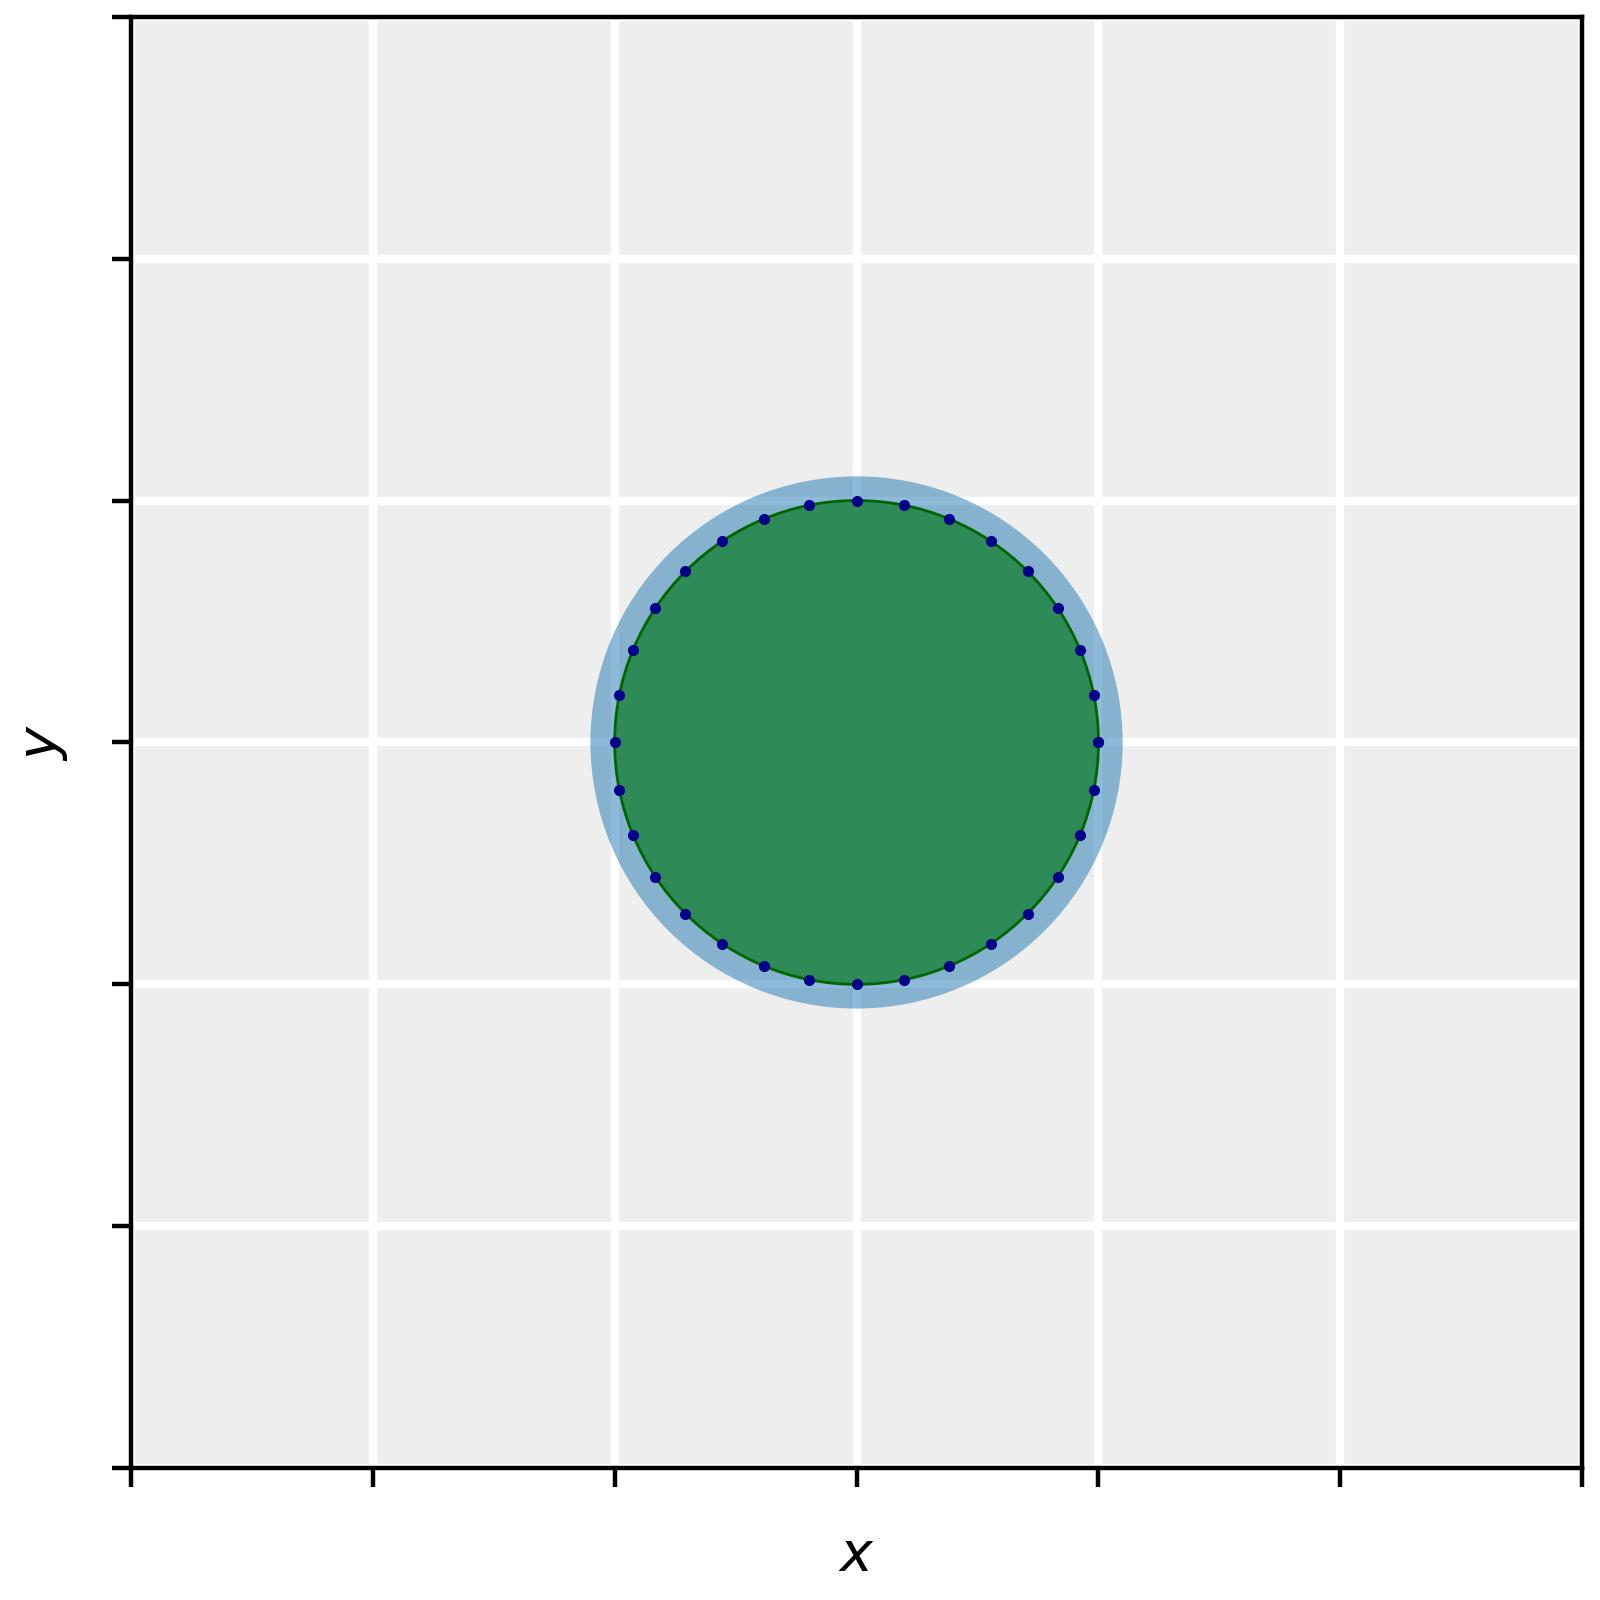

Recreate this plot in Python.

import sys
from matplotlib import colors, pyplot as plt
import numpy as np


sys.path.append("/Users/timdewild/Library/CloudStorage/GoogleDrive-t.w.j.de.wild@rug.nl/Mijn Drive/Digital Demos/AnimationClass/src/")

from matnimation.artist.static.static_circle import StaticCircle
from matnimation.canvas.single_canvas import SingleCanvas
from matnimation.artist.static.static_text import StaticText
from matnimation.artist.static.static_polygon import StaticPolygon
from matnimation.artist.static.static_scatter import StaticScatter
from matnimation.artist.static.static_quiver import StaticQuiver
from matnimation.tides_forces.tides import Tides




#--- Global constants ---#
radius_earth = 1
ocean_scaling = 1.1
distance_earth_moon = 5

#--- Tidal force due to moon on earth ---#
dth = np.pi/16
theta_vectors = np.arange(0,2*np.pi+dth, dth)

tides = Tides(
    radius_earth = radius_earth,
    ocean_scaling = ocean_scaling,
    distance_earth_moon = distance_earth_moon
)
tides.generate_tidal_bulges()

x_vectors = radius_earth * np.cos(theta_vectors)
y_vectors = radius_earth * np.sin(theta_vectors)

F_tidal_moon_x, F_tidal_moon_y = tides.tidal_force_moon(theta_vectors, tides.t[0], scale = 1)

#--- Tidal bulges due to moon on earth ---#
x_bulge_moon, y_bulge_moon = tides.generate_tidal_bulges(body = 'moon')



#--- Define Canvas ---#

canvas = SingleCanvas(
    (4,4),
    400,
    [],
    [-3, 3, -3, 3],      #[-3, 3, -3, 3] [-2, 6, -4, 4]
    ['$x$','$y$']
)

canvas.set_axis_properties(
    aspect = 'equal', 
    xticklabels = [], 
    yticklabels = [],
    #title = "Frame: Earth Center of Mass"
    )

#--- Define earth and ocean ---#

earth = StaticCircle(
    name = 'Earth (equator slice)', 
    radius = radius_earth,
    xy_center = (0., 0.)
)

earth.set_styling_properties(
    facecolor = 'seagreen',
    edgecolor = 'darkgreen',
    linewidth = 0.5,
    zorder = 3
    )

canvas.add_artist(earth)

ocean = StaticCircle(
    name = 'Ocean', 
    radius = ocean_scaling * radius_earth,
    xy_center = (0., 0.)
)

# ocean = StaticPolygon(
#     'ocean',
#     x_data = x_bulge_moon[:,0],
#     y_data = y_bulge_moon[:,0]
# )

ocean.set_styling_properties(
    facecolor = colors.to_rgba('tab:blue', 0.5), 
    zorder = 2
)

canvas.add_artist(ocean)

# ocean_no_tides = StaticCircle(
#     'ocean no tides',
#     radius = ocean_scaling * radius_earth,
#     xy_center = (0,0)
# )

# ocean_no_tides.set_styling_properties(
#     linewidth = 0.5,
#     linestyle = 'dotted',
#     edgecolor = 'k',
#     facecolor = 'None'
# )

# canvas.add_artist(ocean_no_tides)

#--- ABC forces on earth due to moon ---#
scale = 1.333

y_offset = 0.04

x_vec = np.array([-1, 0, 1])
y_vec = np.array([0, 0, 0])

force_moon_x_vec = np.array([0.5, 1, 1.5])
force_moon_y_vec = np.zeros_like(y_vec)

tidal_force_x_vec = force_moon_x_vec - np.ones_like(force_moon_x_vec)
tidal_force_y_vec = force_moon_y_vec

force_com_x = force_moon_x_vec[1] * np.ones_like(force_moon_x_vec)
force_com_y = force_moon_y_vec[1] * np.ones_like(force_moon_y_vec)

#--- Gravitational force due to moon on ABC ---#

# force_moon = StaticQuiver(
#     name = '$\\vec{F}_G^\\mathrm{(moon)}$',
#     x_data = x_vec,
#     y_data = y_vec,
#     Fx_data = force_moon_x_vec,
#     Fy_data = force_moon_y_vec, 
#     scale = scale,
#     scale_units = 'xy',
#     width = 0.005, 
#     color = 'darkorange'
# )

# canvas.add_artist(force_moon, in_legend=True)

# force_moon.set_styling_properties(
#     zorder = 4
# )

#--- Subtract gravitational force at B (center of mass) ---#

# force_com_sub = StaticQuiver(
#     name = '$-\\vec{F}_B^\\mathrm{(moon)}$',
#     x_data = x_vec,
#     y_data = y_vec + y_offset,
#     Fx_data = -force_com_x,
#     Fy_data = -force_com_y, 
#     scale = scale,
#     scale_units = 'xy',
#     width = 0.005, 
#     color = 'darkred'
# )

# canvas.add_artist(force_com_sub, in_legend = True)

# force_com_sub.set_styling_properties(
#     zorder = 4
# )

#--- Tidal force at ABC ---#

# tidal_force_moon_ABC = StaticQuiver(
#     name = "$\\vec{F}_\\mathrm{tid}^\\mathrm{(moon)}$",
#     x_data = x_vec,
#     y_data = y_vec,
#     Fx_data = tidal_force_x_vec,
#     Fy_data = tidal_force_y_vec, 
#     scale = 1.333,
#     scale_units = 'xy',
#     width = 0.005, 
#     color = 'darkblue'
# )

# canvas.add_artist(tidal_force_moon_ABC, in_legend = True)

# tidal_force_moon_ABC.set_styling_properties(
#     zorder = 4
# )

#--- ABC points to introduce tidal field

# points_ABC = StaticScatter(
#     name='ABC',
#     x_data = x_vec,
#     y_data = y_vec,

# )

# points_ABC.set_styling_properties(
#     color = 'darkblue',
#     markersize = 5,
#     zorder = 4
# )

# canvas.add_artist(points_ABC)

# for i, label_name in enumerate(['$A$','$B$','$C$']):
#     label = StaticText(name = label_name, xy_center = (x_vec[i],y_vec[i]-0.2))

#     label.set_styling_properties(
#         horizontalalignment = 'center',
#         verticalalignment = 'top',
#         zorder = 4, 
#         fontsize = 8,
#         color = 'k'
#     )

#     canvas.add_artist(label)

#--- Tidal force at points around equator ---#

tidal_forces_scatter = StaticScatter(
    'tidal forces scatter',
    x_data = x_vectors,
    y_data = y_vectors
)

tidal_forces_scatter.set_styling_properties(
    zorder = 4,
    markersize = 2, #5
    color  = 'darkblue'
)

canvas.add_artist(tidal_forces_scatter)

# tidal_forces_moon = StaticQuiver(
#     name = "$\\vec{F}_\\mathrm{tid}^\\mathrm{(moon)}$",
#     x_data = x_vectors,
#     y_data = y_vectors,
#     Fx_data = F_tidal_moon_x,
#     Fy_data = F_tidal_moon_y,
#     scale = 20,
#     scale_units = 'xy', 
#     color = 'darkblue',
#     width = 0.003 #0.005
# )

# canvas.add_artist(tidal_forces_moon, in_legend = True)

# tidal_forces_moon.set_styling_properties(
#     zorder = 4
# )

#--- Moon and its orbit ---#

moon_orbit = StaticCircle(
    name = 'Moon orbit',
    radius = distance_earth_moon,
    xy_center = (0,0),
) 

moon_orbit.set_styling_properties(
    edgecolor = 'darkgrey',
    facecolor = 'None',
    linewidth = 0.75
)

moon = StaticCircle(
    name = 'Moon',
    radius = 0.35,
    xy_center = (distance_earth_moon,0)
)

moon.set_styling_properties(
    edgecolor = 'darkgrey',
    facecolor = 'lightgrey'
)

#canvas.add_artist(moon_orbit, in_legend = False)
canvas.add_artist(moon)

canvas.construct_legend(ncols = 3, loc = 'lower center', fontsize = 'small')

canvas.save_canvas('stem_animation/scene2/scene2_5.jpg')
